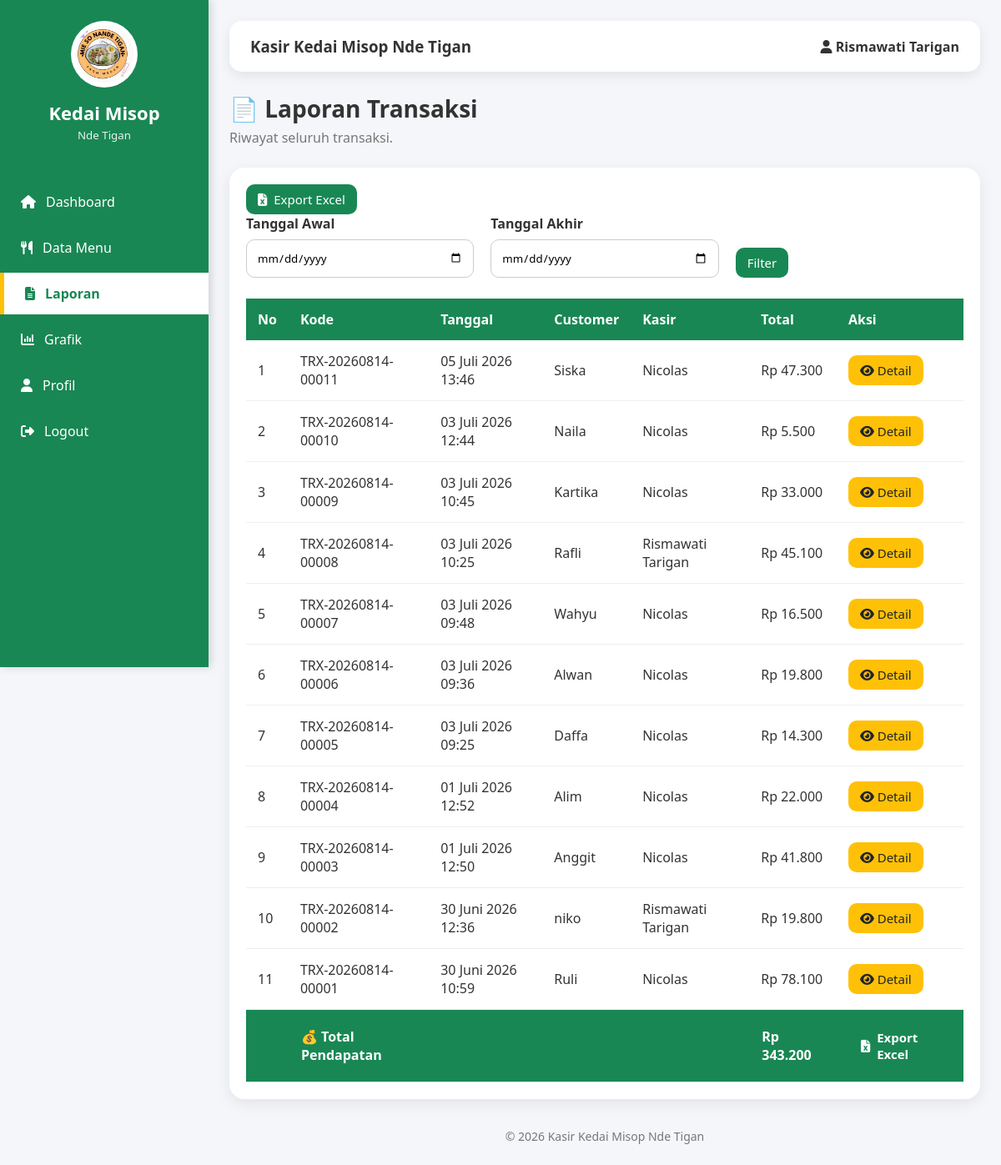
The app's page /laporan.php (signed in) with its own data.
### tables this page shows
CREATE TABLE `transaksi` (
  `id` int(11) NOT NULL,
  `tanggal` datetime DEFAULT current_timestamp(),
  `customer` varchar(100) NOT NULL,
  `kasir` varchar(100) NOT NULL,
  `metode` enum('Tunai','QRIS','Transfer') NOT NULL,
  `subtotal` int(11) NOT NULL,
  `diskon` int(11) DEFAULT 0,
  `pajak` int(11) DEFAULT 0,
  `total` int(11) NOT NULL,
  `bayar` int(11) DEFAULT 0,
  `kembalian` int(11) DEFAULT 0
);

### includes/config.php (called while the page is built, shortened)
<?php
$conn=mysqli_connect(
    DB_HOST,
    DB_USER,
    DB_PASS,
    DB_NAME
);
function rupiah($angka){
    return "Rp ".number_format($angka,0,",",".");
}
function tanggalIndonesia($tanggal){
    $bulan=[
        1=>"Januari",
        "Februari",
        "Maret",
        "April",
        "Mei",
        "Juni",
        "Juli",
        "Agustus",
        "September",
        "Oktober",
        "November",
        "Desember"
    ];
    $time=strtotime($tanggal);
    $hari=date("d",$time);
    $bln=$bulan[(int)date("m",$time)];
    $tahun=date("Y",$time);
    $jam=date("H:i",$time);
    return
    $hari." ".$bln." ".$tahun." ".$jam;
}
function e($text){
    return htmlspecialchars(
        $text,
        ENT_QUOTES,
        "UTF-8"
    );
}
function kodeTransaksi($id){
    return "TRX-".date("Ymd")."-".str_pad(
        $id,
        5,
        "0",
        STR_PAD_LEFT
    );
}
function query($sql){
    global $conn;
    return mysqli_query($conn,$sql);
}
function fetch($query){
    return mysqli_fetch_assoc($query);
}
?>

### laporan.php (the view, shortened to what this page needs)
<?php
include "includes/config.php";
$tanggalAwal=$_GET['awal'] ?? "";
$tanggalAkhir=$_GET['akhir'] ?? "";
$sql="SELECT * FROM transaksi";
$sql.=" ORDER BY id DESC";
$data=query($sql);
?>
<!DOCTYPE html>
<html lang="id">
<head>
<link rel="stylesheet"
href="assets/css/style.css">
<link rel="stylesheet"
href="assets/css/laporan.css">
<link rel="stylesheet"
href="https://cdnjs.cloudflare.com/ajax/libs/font-awesome/6.7.2/css/all.min.css">
</head>
<body>
<div class="container">
<?php include "components/sidebar.php"; ?>
<div class="content">
<?php include "components/navbar.php"; ?>
<div class="page-title">
<h2>
📄 Laporan Transaksi
</h2>
<p>
Riwayat seluruh transaksi.
</p>
</div>
<div class="card">
<div class="laporan-header">
    <a
    href="export_excel.php"
    class="btn btn-success">
        <i class="fa-solid fa-file-excel"></i>
        Export Excel
    </a>
</div>
<form method="GET" class="filter">
<div>
<label>Tanggal Awal</label>
<input
type="date"
name="awal"
value="<?= e($tanggalAwal) ?>">
</div>
<div>
<label>Tanggal Akhir</label>
<input
type="date"
name="akhir"
value="<?= e($tanggalAkhir) ?>">
</div>
<div>
<label>&nbsp;</label>
<button
class="btn btn-primary">
Filter
</button>
</div>
</form>
<table>
<thead>
<tr>
<th>No</th>
<th>Kode</th>
<th>Tanggal</th>
<th>Customer</th>
<th>Kasir</th>
<th>Total</th>
<th>Aksi</th>
</tr>
</thead>
<tbody>
<?php
$no=1;
$totalPendapatan=0;
while($row=fetch($data)):
$totalPendapatan+=$row['total'];
?>
<tr>
<td><?= $no++ ?></td>
<td><?= kodeTransaksi($row['id']) ?></td>
<td><?= tanggalIndonesia($row['tanggal']) ?></td>
<td><?= e($row['customer']) ?></td>
<td><?= e($row['kasir']) ?></td>
<td><?= rupiah($row['total']) ?></td>
<td>
<a
href="detail_transaksi.php?id=<?= $row['id'] ?>"
class="btn btn-warning">
<i class="fa-solid fa-eye"></i>
Detail
</a>
</td>
</tr>
<?php endwhile; ?>
</tbody>
<tfoot>
<tr style="background:#198754;color:white;">
    <td></td>
    <td style="font-weight:bold;">
        💰 Total Pendapatan
    </td>
    <td></td>
    <td></td>
    <td></td>
    <td style="font-weight:bold;">
        <?= rupiah($totalPendapatan) ?>
    </td>
    <td>
      <a
href="export_excel.php?awal=<?= e($tanggalAwal) ?>&akhir=<?= e($tanggalAkhir) ?>"
class="btn btn-success">
    <i class="fa-solid fa-file-excel"></i>
    Export Excel
</a>
    </td>
</tr>
</tfoot>
</table>
</div>
<div class="footer">
© <?= date("Y") ?>
<?= APP_NAME ?>
</div>
</div>
</div>
</body>
</html>

### assets/css/style.css (style rules this page uses)
* { margin:0; padding:0; box-sizing:border-box; font-family:'Segoe UI',sans-serif; }
body { background:#f4f6f9; color:#333; }
a { text-decoration:none; color:inherit; }
.container { display:flex; min-height:100vh; }
.content { flex:1; margin-left:250px; padding:25px; transition:.3s; }
.page-title { margin-bottom:25px; }
.page-title h2 { font-size:28px; margin-bottom:5px; }
.page-title p { color:#777; }
.card { background:#fff; padding:20px; border-radius:18px; box-shadow:0 5px 18px rgba(0,0,0,.08); margin-bottom:20px; }
table { width:100%; border-collapse:collapse; }
table th { background:#198754; color:white; padding:14px; text-align:left; }
table td { padding:14px; border-bottom:1px solid #eee; }
label { display:block; margin-bottom:8px; font-weight:600; }
input, select, textarea { width:100%; padding:12px; border:1px solid #ccc; border-radius:10px; outline:none; transition:.3s; }
.btn { display:inline-block; border:none; border-radius:10px; padding:11px 18px; cursor:pointer; transition:.3s; font-size:15px; }
.btn-primary { background:#198754; color:white; }
.btn-warning { background:#ffc107; color:#212529; }
.btn-success { background:#198754; color:#fff; border:none; border-radius:10px; padding:11px 18px; cursor:pointer; transition:.3s; font-size:15px; display:inline-flex; align-items:center; gap:8px; }
.footer { margin-top:35px; text-align:center; color:#777; font-size:14px; }

### assets/css/laporan.css (style rules this page uses)
.filter { display:flex; gap:20px; margin-bottom:25px; align-items:end; flex-wrap:wrap; }
.filter div { flex:1; min-width:180px; }
tfoot tr { background:#198754; color:#fff; }
tfoot td { padding:15px; font-weight:bold; vertical-align:middle; }
tfoot a { background:#198754; color:#fff; padding:8px 15px; border-radius:8px; text-decoration:none; }
table td { vertical-align:middle; }
.btn { padding:8px 14px; }

### records on screen
transaksi: id "TRX-20260814-00011", tanggal "05 Juli 2026 13:46", customer "Siska", kasir "Nicolas", total "Rp 47.300"
transaksi: id "TRX-20260814-00010", tanggal "03 Juli 2026 12:44", customer "Naila", kasir "Nicolas", total "Rp 5.500"
transaksi: id "TRX-20260814-00009", tanggal "03 Juli 2026 10:45", customer "Kartika", kasir "Nicolas", total "Rp 33.000"
transaksi: id "TRX-20260814-00008", tanggal "03 Juli 2026 10:25", customer "Rafli", kasir "Rismawati Tarigan", total "Rp 45.100"
transaksi: id "TRX-20260814-00007", tanggal "03 Juli 2026 09:48", customer "Wahyu", kasir "Nicolas", total "Rp 16.500"
transaksi: id "TRX-20260814-00006", tanggal "03 Juli 2026 09:36", customer "Alwan", kasir "Nicolas", total "Rp 19.800"
transaksi: id "TRX-20260814-00005", tanggal "03 Juli 2026 09:25", customer "Daffa", kasir "Nicolas", total "Rp 14.300"
transaksi: id "TRX-20260814-00004", tanggal "01 Juli 2026 12:52", customer "Alim", kasir "Nicolas", total "Rp 22.000"
transaksi: id "TRX-20260814-00003", tanggal "01 Juli 2026 12:50", customer "Anggit", kasir "Nicolas", total "Rp 41.800"
transaksi: id "TRX-20260814-00002", tanggal "30 Juni 2026 12:36", customer "niko", kasir "Rismawati Tarigan", total "Rp 19.800"
transaksi: id "TRX-20260814-00001", tanggal "30 Juni 2026 10:59", customer "Ruli", kasir "Nicolas", total "Rp 78.100"

### other values on screen
APP_NAME "Kasir Kedai Misop Nde Tigan"
$_SESSION['nama'] "Rismawati Tarigan"
rupiah($totalPendapatan) "Rp 343.200"
